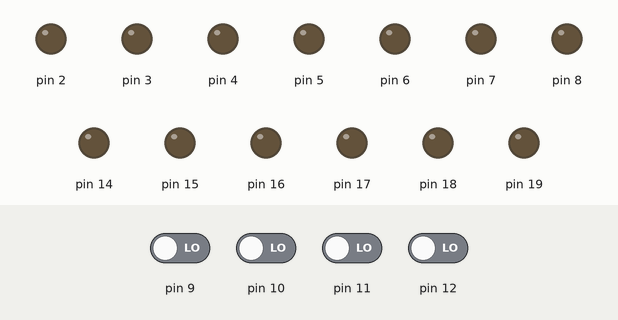
Simulated run of this sketch. Board: Arduino Uno, built with avr-gcc and run on an emulated ATmega328P. Shown: output pins drawn as LEDs (lit = HIGH). The test bench sets the inputs (shaded band); at power-on: pin 9–12 LOW.

Above: at 1.2 s.
1.3 s: pin 10 driven HIGH
At 1.7 s:
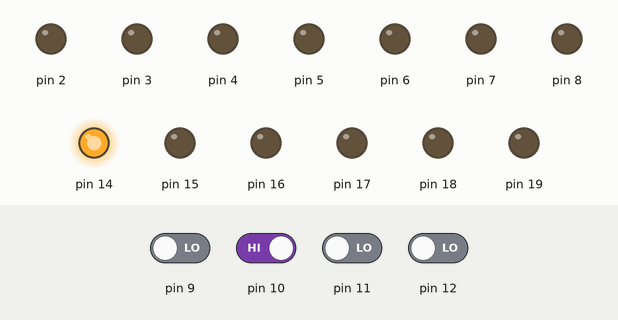
At 2.7 s:
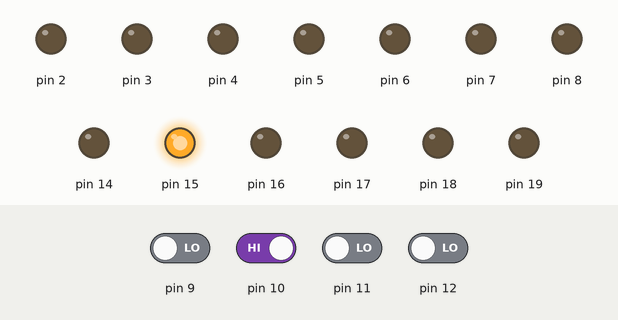
Timing chart, 0 to 15.8 s (numbered marks = the images above; inputs shaded):
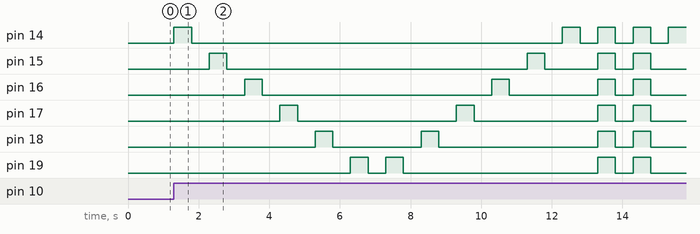

The sketch:

PARTE3.ino
```cpp
int led_1 	= (14);
int led_2 = (15);
int led_3 = (16);
int led_4 = (17);
int led_5 = (18);
int led_6 = (19);
int G = (2);
int F = (3);
int A = (4);
int B = (5);
int C = (6);
int D = (7);
int E = (8);
int SW1 = (9);
int SW2 = (10);
int SW3 = (11);
int SW4 = (12);

#define Encendido(pin) digitalWrite(pin, HIGH)
#define Apagado(pin) digitalWrite(pin, LOW)
#define tiempo delay(500)
#define tiempo_2 delay(1500)
void setup()
{
 pinMode (led_1, OUTPUT);
 pinMode (led_2, OUTPUT);
 pinMode (led_3, OUTPUT);
 pinMode (led_4, OUTPUT);
 pinMode (led_5, OUTPUT);
 pinMode (led_6, OUTPUT);
 pinMode (G, OUTPUT);
 pinMode (F, OUTPUT);
 pinMode (A, OUTPUT);
 pinMode (B, OUTPUT);
 pinMode (C, OUTPUT);
 pinMode (D, OUTPUT);
 pinMode (E, OUTPUT);
 pinMode (SW1, INPUT);
 pinMode (SW2, INPUT);
 pinMode (SW3, INPUT);
 pinMode (SW4, INPUT);
 Serial.begin(9600);
}

void loop()
{
  if(digitalRead (SW1) == HIGH){
    if(digitalRead (SW2) == LOW){
       if(digitalRead (SW3) == LOW){
         if(digitalRead (SW4) == LOW){
    Serial.println ("Practica No-4 Jose Alejandro Perez Valencia");
    delay(5000);
        }
      }
    }
  }
  if(digitalRead (SW2) == HIGH){
     if(digitalRead (SW1) == LOW){
        if(digitalRead (SW3) == LOW){
          if(digitalRead (SW4) == LOW){
         Encendido(led_1);
         tiempo;
         Apagado(led_1);
         tiempo;

         Encendido(led_2);
         tiempo;
         Apagado(led_2);
         tiempo;

         Encendido(led_3);
         tiempo;
         Apagado(led_3);
         tiempo;

         Encendido(led_4);
         tiempo;
         Apagado(led_4);
         tiempo;

         Encendido(led_5);
         tiempo;
         Apagado(led_5);
         tiempo;

         Encendido(led_6);
         tiempo;
         Apagado(led_6);
         tiempo;


         Encendido(led_6);
         tiempo;
         Apagado(led_6);
         tiempo;

         Encendido(led_5);
         tiempo;
         Apagado(led_5);
         tiempo;

         Encendido(led_4);
         tiempo;
         Apagado(led_4);
         tiempo;

         Encendido(led_3);
         tiempo;
         Apagado(led_3);
         tiempo;

         Encendido(led_2);
         tiempo;
         Apagado(led_2);
         tiempo;

         Encendido(led_1);
         tiempo;
         Apagado(led_1);
         tiempo;


         Encendido(led_1);
         Encendido(led_2);
         Encendido(led_3);
         Encendido(led_4);
         Encendido(led_5);
         Encendido(led_6);
          tiempo;
         Apagado(led_1);
         Apagado(led_2);
         Apagado(led_3);
         Apagado(led_4);
         Apagado(led_5);
         Apagado(led_6);
          tiempo;
         Encendido(led_1);
         Encendido(led_2);
         Encendido(led_3);
         Encendido(led_4);
         Encendido(led_5);
         Encendido(led_6);
          tiempo;
         Apagado(led_1);
         Apagado(led_2);
         Apagado(led_3);
         Apagado(led_4);
         Apagado(led_5);
         Apagado(led_6);
          tiempo;
           }

          }

         }
     }
		if(digitalRead (SW2) == LOW){
     	  if(digitalRead (SW1) == LOW){
            if(digitalRead (SW3) == HIGH){
              if(digitalRead (SW4) == LOW){

                digitalWrite (A, HIGH);
                digitalWrite (B, LOW);
                digitalWrite (C, LOW);
                digitalWrite (D, HIGH);
                digitalWrite (E, HIGH);
                digitalWrite (F, HIGH);
                digitalWrite (G, LOW);
                tiempo_2;

                digitalWrite (A, LOW);
                digitalWrite (B, HIGH);
                digitalWrite (C, HIGH);
                digitalWrite (D, HIGH);
                digitalWrite (E, HIGH);
                digitalWrite (F, HIGH);
                digitalWrite (G, LOW);
                tiempo_2;

                digitalWrite (A, HIGH);
                digitalWrite (B, HIGH);
                digitalWrite (C, HIGH);
                digitalWrite (D, LOW);
                digitalWrite (E, HIGH);
                digitalWrite (F, HIGH);
                digitalWrite (G, HIGH);
                tiempo_2;

                digitalWrite (A, LOW);
                digitalWrite (B, LOW);
                digitalWrite (C, LOW);
                digitalWrite (D, HIGH);
                digitalWrite (E, HIGH);
                digitalWrite (F, HIGH);
                digitalWrite (G, HIGH);
                tiempo_2;

                digitalWrite (A, HIGH);
                digitalWrite (B, LOW);
                digitalWrite (C, LOW);
                digitalWrite (D, LOW);
                digitalWrite (E, HIGH);
                digitalWrite (F, HIGH);
                digitalWrite (G, LOW);
                tiempo_2;

                digitalWrite (A, HIGH);
                digitalWrite (B, HIGH);
                digitalWrite (C, HIGH);
                digitalWrite (D, HIGH);
                digitalWrite (E, HIGH);
                digitalWrite (F, HIGH);
                digitalWrite (G, LOW);
                tiempo_2;

              }
            }
          }
        }

       if(digitalRead (SW1) == HIGH){
     	  if(digitalRead (SW2) == LOW){
            if(digitalRead (SW3) == HIGH){
              if(digitalRead (SW4) == LOW){

                Serial.println("Gracias por su atencion");
                delay(5000);

              }
            }
          }
       }

      if(digitalRead (SW1) == LOW){
     	  if(digitalRead (SW2) == HIGH){
            if(digitalRead (SW3) == LOW){
              if(digitalRead (SW4) == HIGH){

                Serial.println("Gracias por su atencion");
                delay(5000);

              }
            }
          }
       }

}
```

Measured:
- after the input at 1.3 s, pin 14: goes HIGH 0.50 s, LOW 10.5 s, 3 × (HIGH 0.50 s, LOW 0.50 s), then HIGH, starting at once; pin 15: LOW → HIGH after 1.0 s, → LOW 0.50 s later, → HIGH 8.5 s later, → LOW 0.50 s later, … (8 changes in this stretch)
